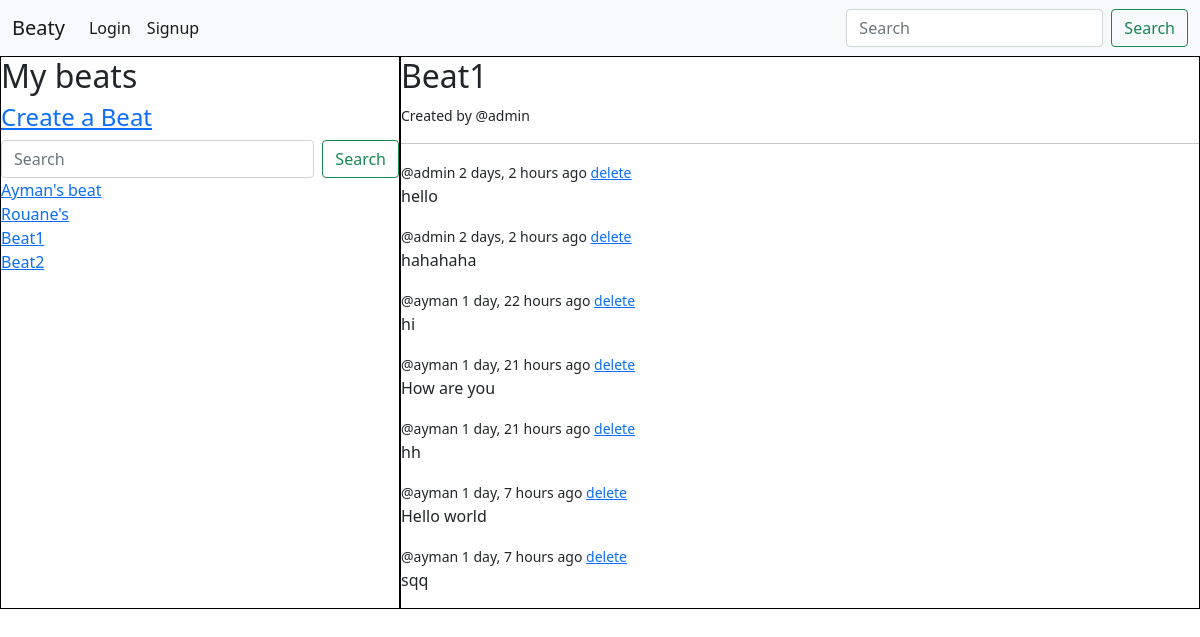
The page /beat/1/ on the database its author committed.
### base/models.py (models this page shows, shortened)
class Beat(models.Model):
    creater = models.ForeignKey(User, on_delete=models.CASCADE)
    name = models.CharField(max_length=200)
    description = models.TextField(null=True, blank=True)
    members = models.ManyToManyField(User, related_name='members', blank=True)
    updated = models.DateTimeField(auto_now=True)
    created = models.DateTimeField(auto_now_add=True)
    class Meta:
        ordering = ['-updated']

class User(AbstractUser):
    email = models.EmailField(unique=True, null=False)
    bio = models.TextField(default="")
    birthday=models.DateField(auto_now=False, null=True, blank=True)
    USERNAME_FIELD = 'email'
    REQUIRED_FIELDS = []
    def __str__(self):
        return self.username

class Message(models.Model):
    user = models.ForeignKey(User, on_delete=models.CASCADE)
    beat = models.ForeignKey(Beat, on_delete=models.CASCADE)
    body = models.TextField()
    created = models.DateTimeField(auto_now_add=True)
    class Meta:
        ordering = ['created']

### base/views.py (the view, shortened to what this page needs)
# urls.py: path('beat/<str:pk>/', views.beat, name="beat"),
def beat(request, pk):
    beats = Beat.objects.all()
    beat = Beat.objects.get(id=pk)
    chat = beat.message_set.all()
    context = {'beat': beat, 'chat': chat, 'beats': beats}
    return render(request, 'base/beat.html', context)

### base/templates/base/beat.html (shortened to what this page needs)
{% extends 'main.html' %}
{% block content %}
<div class="home-container">
    <div class="beats-list home-section">
        {% include 'base/beats-list.html' %}
    </div>
    <div class="beat home-section">
        <h2>{{beat.name}}</h2>
        {% if beat %}
        <small>Created by @{{beat.creater}}</small>
        <hr>
        {% endif %}
        {% for msg in chat %}
            <div>
                <small>@{{msg.user}} {{msg.created|timesince}} ago <a href="{% url 'delete-msg' msg.id %}">delete</a></small>
                <p>{{msg.body}}</p>
            </div>
        {% endfor %}
    </div>
</div>
{% endblock %}

### base/templates/base/beats-list.html
<h2>My beats</h2>
<h4><a href="{% url 'create' %}">Create a Beat</a></h4>
<form class="d-flex" method="get" action="{% url 'home' %}">
    <input class="form-control me-2" type="search" placeholder="Search" name="search" value="{{search}}">
    <button class="btn btn-outline-success" type="submit">Search</button>
</form>
{% for beat in beats %}
    <div>
        <a href="{% url 'beat' beat.id %}">{{beat.name}}</a>
    </div>
{% endfor %}

### templates/main.html (style rules this page uses)
.home-container { display: grid; grid-template-columns: 1fr 2fr; }
.home-section { border: 1px solid black; }

### rows shown on the page
Beat: name "Ayman's beat"
Beat: name "Rouane's"
Beat: name "Beat1", creater "admin"
Beat: name "Beat2"
Message: user "admin", created "2 days, 2 hours", body "hello"
Message: user "admin", created "2 days, 2 hours", body "hahahaha"
Message: user "ayman", created "1 day, 22 hours", body "hi"
Message: user "ayman", created "1 day, 21 hours", body "How are you"
Message: user "ayman", created "1 day, 21 hours", body "hh"
Message: user "ayman", created "1 day, 7 hours", body "Hello world"
Message: user "ayman", created "1 day, 7 hours", body "sqq"
